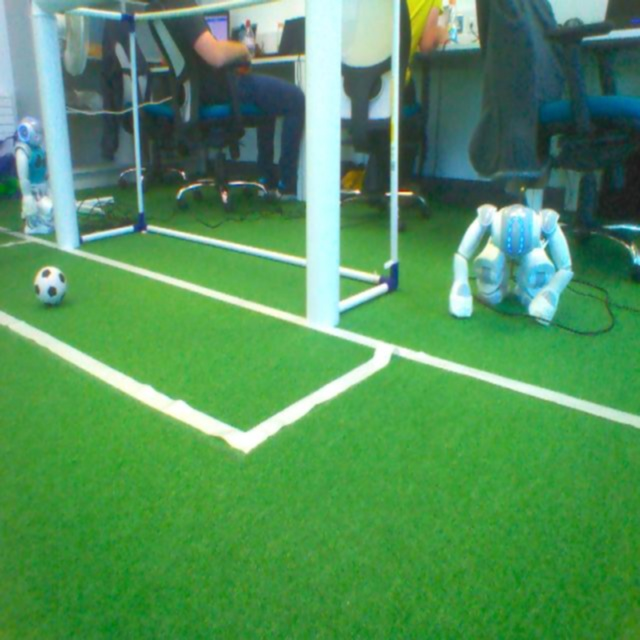
#> input picture images/eliza_nat_light_20001_png_b1.0_s1.2_k3.jpg, 640 x 640 px
$ python diag_verde_topo_eliza.py
#> lines starting #> are read from the running program, lines starting #| are printed output that depends on the picture; after the words box and inside, x2 and y2 are one past the last pixel; in counts of white or black regions, pixels touching at a corner belong together
#> (reads white_pixels.csv from the repository)
### main.py
import cv2
import numpy as np
import pandas as pd
import def_white_threshold as branco

from scipy.ndimage import gaussian_filter1d
from scipy.signal import medfilt

class Pixel_Segment:
    def __init__(self,lut_csv,tpix=20,trow = 10000,twin = 3000):
        self.lut_csv = pd.read_csv(lut_csv)

        self.tpix = tpix
        self.trow = trow
        self.grid_width_referencia = 94
        self.twin = twin

        self.lut_verde = self._criar_lut_verde()

    def _criar_lut_verde(self):
        lut_verde = np.zeros(
            (180, 256, 256),
            dtype=np.uint8
        )

        h_vals = self.lut_csv['H'].values.astype(int)
        s_vals = self.lut_csv['S'].values.astype(int)
        v_vals = self.lut_csv['V'].values.astype(int)

        lut_verde[h_vals, s_vals, v_vals] = 255
        return lut_verde

    def _preparar_frame(self, frame):
        if frame is None:
            raise ValueError('O frame recebido é inválido.')

        if frame.ndim != 3 or frame.shape[2] != 3:
            raise ValueError('O frame deve ser uma imagem BGR com 3 canais.')

        self.img = frame

        self.height, self.width, self.channels = self.img.shape

        self.grid_height = self.height // 8
        self.grid_width = self.width // 8

        self.img_hsv = cv2.cvtColor(
            self.img,
            cv2.COLOR_BGR2HSV
        )

        self.h_img, self.s_img, self.v_img = cv2.split(
            self.img_hsv
        )


    def _masks_and_resize(self):
        #white mask
        lower = branco.lower
        up = branco.up

        white_mask = cv2.inRange(self.img_hsv, lower, up)

        #green mask
        green_mask = self.lut_verde[self.h_img,self.s_img,self.v_img]
        #masks resize
        white_mask_resized = cv2.resize(white_mask,(self.grid_width,self.grid_height),interpolation=cv2.INTER_AREA).astype(np.float32)
        green_mask_resized = cv2.resize(green_mask,(self.grid_width,self.grid_height),interpolation=cv2.INTER_AREA).astype(np.float32)

        return {
            'white_mask':white_mask,
            'green_mask':green_mask,
            'white_mask_resized':white_mask_resized,
            'green_mask_resized':green_mask_resized
            }

    def _binarization(
        self,
        white_mask_resized,
        green_mask_resized
    ):
        # --------------------------------------------------
        # Fusão das máscaras branca e verde
        # --------------------------------------------------

        uniq_img_cal = (
            white_mask_resized * 0.5
            + green_mask_resized
        )

        uniq_img_cal = np.clip(
            uniq_img_cal,
            0,
            255
        )

        uniq_img = uniq_img_cal.astype(np.uint8)

        grid_height, grid_width = uniq_img.shape

        # --------------------------------------------------
        # Soma dos valores de linhas vizinhas
        # --------------------------------------------------

        soma_por_linha = np.sum(
            uniq_img,
            axis=1
        )

        row_sums_1d = (
            soma_por_linha
            + np.roll(soma_por_linha, 1)
        )

        # Impede que a primeira linha use a última como vizinha
        row_sums_1d[0] = soma_por_linha[0]

        matriz_row_sum = np.broadcast_to(
            row_sums_1d.reshape(grid_height, 1),
            (grid_height, grid_width)
        )

        # --------------------------------------------------
        # Soma em uma janela 4 × 8
        # --------------------------------------------------

        kernel_8x4 = np.ones(
            (4, 8),
            dtype=np.float32
        )

        matriz_window_sum = cv2.filter2D(
            uniq_img.astype(np.float32),
            -1,
            kernel_8x4,
            anchor=(4, 0)
        )

        # --------------------------------------------------
        # Binarização
        # --------------------------------------------------

        passou_no_pix = uniq_img >= self.tpix

        # Ajusta trow proporcionalmente à largura do grid
        trow_efetivo = (
            self.trow
            * grid_width
            / self.grid_width_referencia
        )

        passou_no_row = matriz_row_sum >= trow_efetivo
        passou_na_win = matriz_window_sum >= self.twin

        borda_binaria = (
            passou_no_pix
            & (passou_no_row | passou_na_win)
        ).astype(np.uint8) * 255

        # --------------------------------------------------
        # Busca da borda do campo em cada coluna
        # --------------------------------------------------

        n_linhas, n_colunas = borda_binaria.shape

        # NaN representa uma coluna sem detecção
        y_detectado = np.full(
            n_colunas,
            np.nan,
            dtype=np.float32
        )

        for col in range(n_colunas):
            encontrou = False
            zero_count = 0

            # Percorre a coluna de baixo para cima
            for linha in range(n_linhas - 1, -1, -1):

                if borda_binaria[linha, col] == 255:
                    encontrou = True
                    zero_count = 0

                    # Guarda o pixel válido mais alto encontrado
                    y_detectado[col] = linha

                elif encontrou:
                    zero_count += 1

                    # Para depois de quatro pixels vazios consecutivos
                    if zero_count >= 4:
                        break

        # --------------------------------------------------
        # Tratamento das colunas sem detecção
        # --------------------------------------------------

        colunas_validas = np.isfinite(y_detectado)
        quantidade_validas = np.count_nonzero(colunas_validas)

        minimo_colunas_validas = max(
            2,
            int(0.10 * n_colunas)
        )

        if quantidade_validas >= minimo_colunas_validas:
            indices = np.arange(n_colunas)

            y_vals = y_detectado.copy()

            # Interpola somente as colunas sem detecção
            y_vals[~colunas_validas] = np.interp(
                indices[~colunas_validas],
                indices[colunas_validas],
                y_detectado[colunas_validas]
            )

            campo_detectado = True

        else:
            # Mantém um vetor válido para debug, mas não cria campo
            y_vals = np.full(
                n_colunas,
                n_linhas - 1,
                dtype=np.float32
            )

            campo_detectado = False

        # Mantido para visualização e análise
        histogram = [
            [float(y_vals[col]), col]
            for col in range(n_colunas)
        ]

        # --------------------------------------------------
        # Suavização da borda
        # --------------------------------------------------

        y_median = medfilt(
            y_vals,
            kernel_size=3
        )

        y_gauss = gaussian_filter1d(
            y_median,
            sigma=1.0
        )

        y_vals = np.clip(
            y_gauss,
            0,
            grid_height - 1
        ).astype(np.float32)

        # --------------------------------------------------
        # Construção do contorno do campo
        # --------------------------------------------------

        if campo_detectado:
            mask = np.ones_like(
                y_vals,
                dtype=bool
            )

            # Filtro de convexidade local
            for i in range(1, len(y_vals) - 1):
                Lx, Ly = i - 1, y_vals[i - 1]
                Px, Py = i, y_vals[i]
                Rx, Ry = i + 1, y_vals[i + 1]

                v = (
                    (Rx - Lx) * (Py - Ly)
                    - (Px - Lx) * (Ry - Ly)
                )

                if v < 0:
                    mask[i] = False

            contour_points = []

            for x in range(n_colunas):
                if mask[x]:
                    y = int(y_vals[x])
                    contour_points.append([x, y])

            # Pontos inferiores usados para fechar o polígono
            contour_points.append([
                n_colunas - 1,
                n_linhas - 1
            ])

            contour_points.append([
                0,
                n_linhas - 1
            ])

            contour_points = np.array(
                contour_points,
                dtype=np.int32
            )

            mascara_convexa = np.zeros(
                (n_linhas, n_colunas),
                dtype=np.uint8
            )

            if len(contour_points) >= 3:
                cv2.fillPoly(
                    mascara_convexa,
                    [contour_points],
                    255
                )

        else:
            # Nenhum campo detectado: resultado realmente vazio
            contour_points = np.empty(
                (0, 2),
                dtype=np.int32
            )

            mascara_convexa = np.zeros(
                (n_linhas, n_colunas),
                dtype=np.uint8
            )

        # --------------------------------------------------
        # Resultado
        # --------------------------------------------------

        return {
            'uniq_img': uniq_img,
            'borda_binaria': borda_binaria,
            'histogram': histogram,
            'y_gauss': y_gauss,
            'contour_points': contour_points,
            'mascara_convexa': mascara_convexa,
            'campo_detectado': campo_detectado,
            'trow_efetivo': float(trow_efetivo)
        }

    def _skeletonization_and_connect(self,white_mask,white_mask_resized,mascara_convexa):
        #skeletização

        field_line_mask = cv2.bitwise_and(white_mask_resized.astype(np.uint8),mascara_convexa)

        # Máscara do campo na resolução original
        mascara_campo_original = cv2.resize(
            mascara_convexa,
            (self.width, self.height),
            interpolation=cv2.INTER_NEAREST
        )

        segmentacao_linhas = cv2.bitwise_and(
            white_mask,
            mascara_campo_original
        )

        mascara_relevo = cv2.GaussianBlur(
            field_line_mask,
            (5, 5),
            0
            )

        padded = np.pad(
            mascara_relevo,
            ((1, 1), (1, 1)),
            mode='constant',
            constant_values=0
        )

        vizinhos = np.stack([
            padded[:-2, 1:-1],   # cima
            padded[2:, 1:-1],    # baixo
            padded[1:-1, 2:],    # direita
            padded[1:-1, :-2],   # esquerda
            padded[:-2, 2:],     # superior direita
            padded[2:, 2:],      # inferior direita
            padded[:-2, :-2],    # superior esquerda
            padded[2:, :-2]      # inferior esquerda
        ])

        c_xy = np.sum(
            vizinhos >= mascara_relevo[np.newaxis, :, :],
            axis=0,
            dtype=np.uint8
        )

        nao_e_fundo = mascara_relevo > 0
        e_cume_montanha = c_xy < 3
        skeleton = nao_e_fundo & e_cume_montanha

        skeleton[0, :] = False
        skeleton[-1, :] = False
        skeleton[:, 0] = False
        skeleton[:, -1] = False

        skeleton_img = np.where(
            skeleton,
            255,
            0
        ).astype(np.uint8)

        return {
            'mascara_campo_original': mascara_campo_original,
            'field_line_mask': field_line_mask,
            'segmentacao_linhas': segmentacao_linhas,
            'mascara_relevo': mascara_relevo,
            'skeleton': skeleton,
            'skeleton_img': skeleton_img
        }

    def _extrair_segmentos_conectados(
        self,
        skeleton_img,
        epsilon=0.8,
        comprimento_minimo=3.0
    ):
        skeleton = skeleton_img > 0

        # Pixels armazenados como (y, x)
        pixels = {
            tuple(pixel)
            for pixel in np.argwhere(skeleton)
        }

        deslocamentos = [
            (-1, -1), (-1, 0), (-1, 1),
            (0, -1),           (0, 1),
            (1, -1),  (1, 0),  (1, 1)
        ]

        def obter_vizinhos(pixel):
            y, x = pixel
            vizinhos = []

            for dy, dx in deslocamentos:
                vizinho = (y + dy, x + dx)

                if vizinho not in pixels:
                    continue

                # Evita conexões diagonais redundantes
                if dy != 0 and dx != 0:
                    vizinho_vertical = (y + dy, x)
                    vizinho_horizontal = (y, x + dx)

                    if (
                        vizinho_vertical in pixels
                        or vizinho_horizontal in pixels
                    ):
                        continue

                vizinhos.append(vizinho)

            return vizinhos

        adjacencias = {
            pixel: obter_vizinhos(pixel)
            for pixel in pixels
        }

        # Extremidades e interseções
        nos = {
            pixel
            for pixel, vizinhos in adjacencias.items()
            if len(vizinhos) != 2
        }

        def chave_aresta(a, b):
            return tuple(sorted((a, b)))

        arestas_visitadas = set()
        caminhos = []

        def adicionar_caminho(caminho):
            if len(caminho) < 2:
                return

            comprimento = 0.0

            for p1, p2 in zip(caminho[:-1], caminho[1:]):
                comprimento += np.hypot(
                    p2[1] - p1[1],
                    p2[0] - p1[0]
                )

            if comprimento >= comprimento_minimo:
                caminhos.append(caminho)

        # --------------------------------------------------
        # Caminhos entre extremidades e interseções
        # --------------------------------------------------

        for inicio in nos:
            for proximo in adjacencias[inicio]:
                aresta = chave_aresta(inicio, proximo)

                if aresta in arestas_visitadas:
                    continue

                caminho = [inicio]
                anterior = inicio
                atual = proximo

                arestas_visitadas.add(aresta)

                while True:
                    caminho.append(atual)

                    # Chegou em outra extremidade ou interseção
                    if atual in nos and atual != inicio:
                        break

                    opcoes = [
                        vizinho
                        for vizinho in adjacencias[atual]
                        if (
                            vizinho != anterior
                            and chave_aresta(atual, vizinho)
                            not in arestas_visitadas
                        )
                    ]

                    if not opcoes:
                        break

                    seguinte = opcoes[0]

                    arestas_visitadas.add(
                        chave_aresta(atual, seguinte)
                    )

                    anterior, atual = atual, seguinte

                adicionar_caminho(caminho)

        # --------------------------------------------------
        # Caminhos fechados sem extremidades, como círculos
        # --------------------------------------------------

        for inicio in pixels:
            for proximo in adjacencias[inicio]:
                aresta = chave_aresta(inicio, proximo)

                if aresta in arestas_visitadas:
                    continue

                caminho = [inicio]
                anterior = inicio
                atual = proximo

                arestas_visitadas.add(aresta)

                while True:
                    caminho.append(atual)

                    if atual == inicio:
                        break

                    opcoes = [
                        vizinho
                        for vizinho in adjacencias[atual]
                        if (
                            vizinho != anterior
                            and chave_aresta(atual, vizinho)
                            not in arestas_visitadas
                        )
                    ]

                    if not opcoes:
                        break

                    seguinte = opcoes[0]

                    arestas_visitadas.add(
                        chave_aresta(atual, seguinte)
                    )

                    anterior, atual = atual, seguinte

                adicionar_caminho(caminho)

        # --------------------------------------------------
        # Simplificação e conversão para resolução original
        # --------------------------------------------------

        escala_x = self.width / self.grid_width
        escala_y = self.height / self.grid_height

        polylines_linhas = []
        segmentos_linhas = []

        for caminho in caminhos:
            fechado = (
                len(caminho) > 2
                and caminho[0] == caminho[-1]
            )

            # Converte (y, x) para (x, y)
            pontos_grid = np.array(
                [
                    [x, y]
                    for y, x in caminho
                ],
                dtype=np.float32
            )

            pontos_aproximados = cv2.approxPolyDP(
                pontos_grid.reshape((-1, 1, 2)),
                epsilon,
                fechado
            ).reshape((-1, 2))

            if (
                fechado
                and len(pontos_aproximados) > 1
                and np.array_equal(
                    pontos_aproximados[0],
                    pontos_aproximados[-1]
                )
            ):
                pontos_aproximados = pontos_aproximados[:-1]

            if len(pontos_aproximados) < 2:
                continue

            pontos_originais = [
                (
                    float((x + 0.5) * escala_x),
                    float((y + 0.5) * escala_y)
                )
                for x, y in pontos_aproximados
            ]

            polylines_linhas.append({
                'pontos': pontos_originais,
                'fechada': fechado
            })

            quantidade_segmentos = (
                len(pontos_originais)
                if fechado
                else len(pontos_originais) - 1
            )

            for i in range(quantidade_segmentos):
                p1 = pontos_originais[i]
                p2 = pontos_originais[
                    (i + 1) % len(pontos_originais)
                ]

                segmentos_linhas.append({
                    'p1': p1,
                    'p2': p2
                })

        return {
            'polylines_linhas': polylines_linhas,
            'segmentos_linhas': segmentos_linhas
        }

    def processar(self, frame):
        self._preparar_frame(frame)

        resultado_mascaras = self._masks_and_resize()

        resultado_binarizacao = self._binarization(
            resultado_mascaras['white_mask_resized'],
            resultado_mascaras['green_mask_resized']
        )

        resultado_esqueleto = self._skeletonization_and_connect(
            resultado_mascaras['white_mask'],
            resultado_mascaras['white_mask_resized'],
            resultado_binarizacao['mascara_convexa']
        )

        resultado_geometria = self._extrair_segmentos_conectados(
            resultado_esqueleto['skeleton_img']
        )
        return {
            **resultado_mascaras,
            **resultado_binarizacao,
            **resultado_esqueleto,
            **resultado_geometria
        }

# [160 lines left out: function desenhar_segmentacao, not called in this run]


# [345 lines that do not run on import are left out]

### scripts/diagnostico/diag_verde_topo_eliza.py
"""(4) Verde no topo do eliza: onde estão os pixels verdes (calibração B) na metade
superior da grade, e o que são na imagem original.

Uso: python3 scripts/diagnostico/diag_verde_topo_eliza.py
"""
import sys, os, io, contextlib
sys.path.insert(0, os.path.join(os.path.dirname(__file__), '..', '..'))
import numpy as np
import cv2

BASE = os.path.join(os.path.dirname(__file__), '..', '..')
OUT  = os.path.join(BASE, 'debug_out')
os.makedirs(OUT, exist_ok=True)

with contextlib.redirect_stdout(io.StringIO()):
    import def_white_threshold as _bm
_bm.lower = np.array([0,  0, 165], dtype=np.int32)
_bm.up    = np.array([179,60, 255], dtype=np.int32)
with contextlib.redirect_stdout(io.StringIO()):
    from main import Pixel_Segment

lut_b = np.zeros((180,256,256), dtype=np.uint8)
for _h in range(35,101):
    lut_b[_h, 40:256, 40:181] = 255

LUT_CSV = os.path.join(BASE, 'green_pixels.csv')
IMG_PATH = os.path.join(BASE,'images','eliza_nat_light_20001_png_b1.0_s1.2_k3.jpg')

img = cv2.imread(IMG_PATH)
#> img is the input picture: shape (640, 640, 3); mean B, G, R 91, 145.8, 82.2
if img.shape[2]==4: img=cv2.cvtColor(img,cv2.COLOR_BGRA2BGR)
H, W = img.shape[:2]
gH, gW = H//8, W//8

ps = Pixel_Segment(LUT_CSV)
#> (reads green_pixels.csv from the repository)
ps.lut_verde = lut_b.copy()
res = ps.processar(img)
#> in _preparar_frame, `self.h_img, self.s_img, self.v_img = cv2.split( self.img_hsv )`:
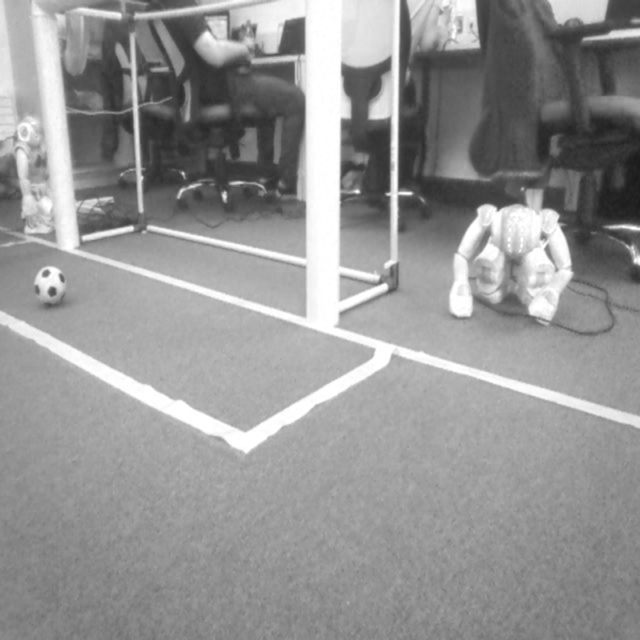
#> self.v_img: shape (640, 640); min 26, max 255, mean 148.2
#> in _masks_and_resize, `white_mask = cv2.inRange(self.img_hsv, lower, up)`:
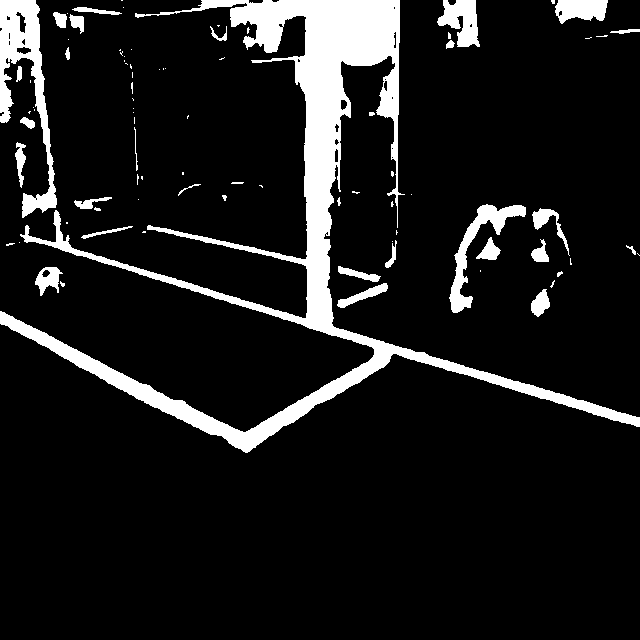
#> white_mask: shape (640, 640); 10.6% white; 86 white regions (53 under 20 px), largest, box (x1, y1, x2, y2) and area: (0, 0, 640, 453) 30654, (0, 0, 57, 218) 4247, (449, 204, 526, 313) 1827
#> in _masks_and_resize, `green_mask_resized = cv2.resize(green_mask,(self.grid_width,self.grid_..`:
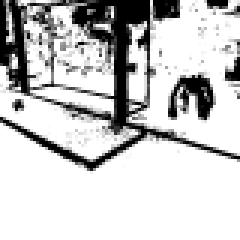
#> green_mask_resized: shape (80, 80) float32 (shown 3 times larger); min 0, max 255, mean 200.9
#> in processar, `resultado_mascaras = self._masks_and_resize()`: resultado_mascaras = 4 items
#> in _binarization, `uniq_img_cal = np.clip( uniq_img_cal, 0, 255 )`:
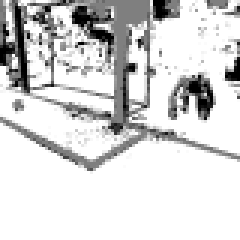
#> uniq_img_cal: shape (80, 80) float32 (shown 3 times larger); min 0, max 255, mean 214.4
#> in _binarization, `soma_por_linha = np.sum( uniq_img, axis=1 )`: soma_por_linha = 80 values, max 20400 at index 58, min 11377 at index 1, mean 17145
#> in _binarization, `row_sums_1d = ( soma_por_linha + np.roll(soma_por_linha, 1) )`: row_sums_1d = 80 values, max 40800 at index 59, min 23301 at index 2, mean 34289.9
#> in _binarization, `matriz_row_sum = np.broadcast_to( row_sums_1d.reshape(grid_height, 1),..`:
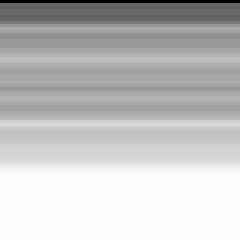
#> matriz_row_sum: shape (80, 80) uint64 (shown 3 times larger); min 12417, max 40800, mean 34034.9; drawn with min black and max white
#> in _binarization, `cv2.fillPoly( mascara_convexa, [contour_points], 255 )`:
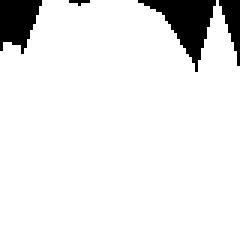
#> mascara_convexa: shape (80, 80) (shown 3 times larger); 91.9% white; 4 black regions (1 under 20 px), largest, box (x1, y1, x2, y2) and area: (46, 0, 72, 24) 253, (0, 0, 14, 18) 176, (73, 0, 80, 22) 79
#> in processar, `resultado_binarizacao = self._binarization( resultado_mascaras['white_..`: resultado_binarizacao = 8 items
#> in _skeletonization_and_connect, `skeleton[0, :] = False`:
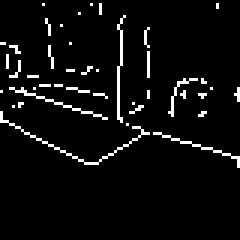
#> skeleton: shape (80, 80) bool (shown 3 times larger); 4.9% white in thin lines or dots, all inside (x1, y1, x2, y2) = (0, 1, 80, 56)
#> (the rest of the program and of its run is left out)
